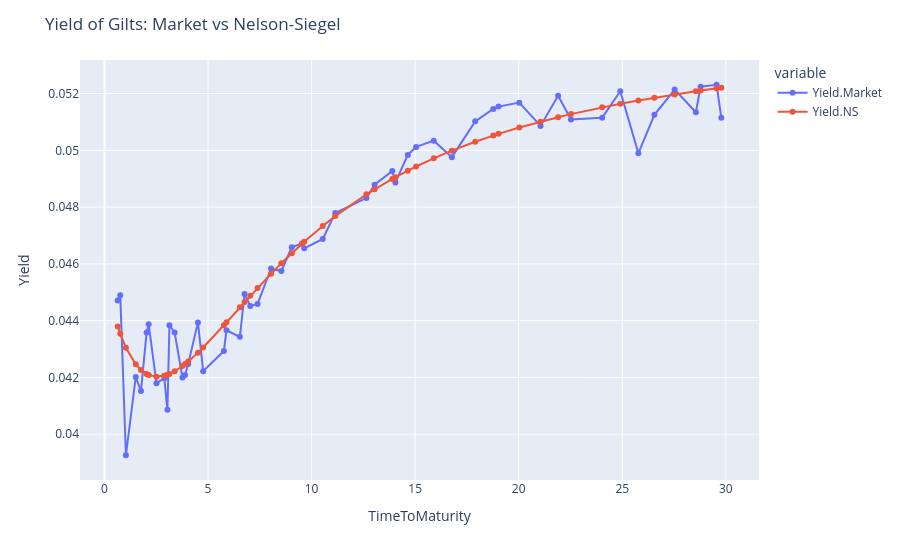

Source (notebook cell):
### Code cell
px.line(data_frame=yld_Market_vs_NS, markers=True).update_layout(yaxis_title=yld, title='Yield of Gilts: Market vs Nelson-Siegel')
